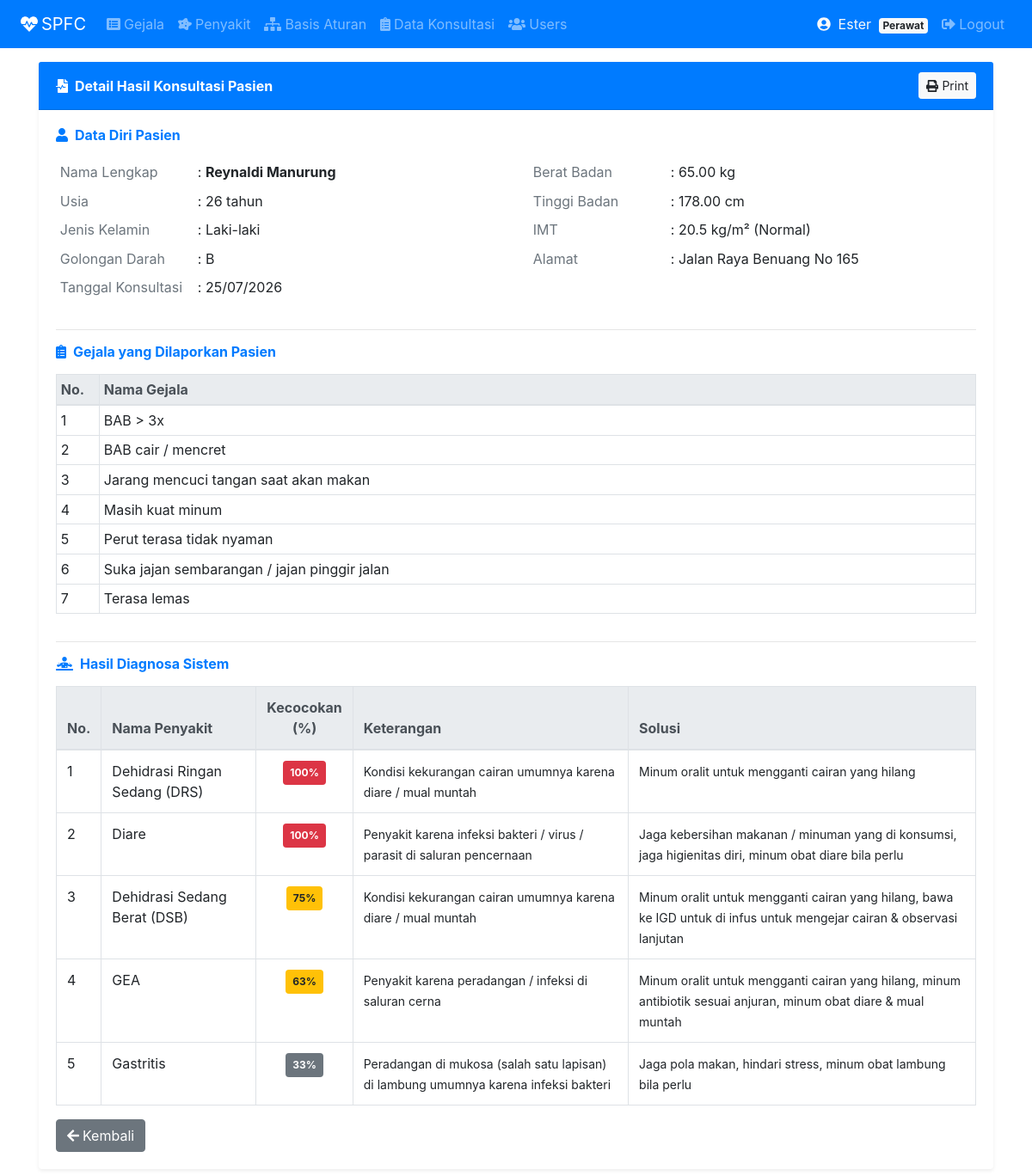
/index.php?page=konsultasiadm&action=detail&id=7 (signed in), run on the app's committed database.
### tables this page shows
CREATE TABLE `konsultasi` (
  `idkonsultasi` int(11) NOT NULL,
  `idusers` int(11) NOT NULL DEFAULT 0,
  `tanggal` date NOT NULL,
  `usia` int(3) NOT NULL DEFAULT 0,
  `jenis_kelamin` varchar(1) NOT NULL DEFAULT '',
  `alamat` varchar(200) NOT NULL DEFAULT '',
  `berat_badan` decimal(5,2) NOT NULL DEFAULT 0.00,
  `tinggi_badan` decimal(5,2) NOT NULL DEFAULT 0.00,
  `golongan_darah` varchar(3) NOT NULL DEFAULT ''
);

CREATE TABLE `pasien` (
  `idpasien` int(11) NOT NULL,
  `idusers` int(11) NOT NULL,
  `nama_lengkap` varchar(100) NOT NULL,
  `tanggal_lahir` date DEFAULT NULL,
  `jenis_kelamin` enum('L','P') DEFAULT NULL,
  `golongan_darah` varchar(3) DEFAULT NULL,
  `alamat` varchar(200) DEFAULT NULL,
  `created_at` timestamp NOT NULL DEFAULT current_timestamp()
);

CREATE TABLE `detail_konsultasi` (
  `idkonsultasi` int(11) NOT NULL,
  `idgejala` int(11) NOT NULL
);

CREATE TABLE `gejala` (
  `idgejala` int(11) NOT NULL,
  `nmgejala` varchar(200) NOT NULL
);

### detail_konsultasiadm.php (the view, shortened to what this page needs)
<?php
$idkonsultasi = intval($_GET['id']);
$sql    = "SELECT konsultasi.*, pasien.nama_lengkap AS nama
           FROM konsultasi
           INNER JOIN pasien ON konsultasi.idusers = pasien.idusers
           WHERE idkonsultasi='$idkonsultasi'";
$result = $conn->query($sql);
$row    = $result->fetch_assoc();
$imt = null;
$imt_kategori = '';
if(!empty($row['berat_badan']) && !empty($row['tinggi_badan']) && $row['tinggi_badan'] > 0){
    $tb_m = $row['tinggi_badan'] / 100;
    $imt  = round($row['berat_badan'] / ($tb_m * $tb_m), 1);
    if($imt < 18.5)      $imt_kategori = 'Berat Badan Kurang';
    elseif($imt < 25.0)  $imt_kategori = 'Normal';
    elseif($imt < 30.0)  $imt_kategori = 'Kelebihan Berat Badan';
    else                 $imt_kategori = 'Obesitas';
}
?>
<div class="row">
    <div class="col-sm-12">
        <div class="card border-0 shadow-sm">
            <div class="card-header bg-primary text-white d-flex justify-content-between align-items-center no-print">
                <strong><i class="fas fa-file-medical-alt mr-2"></i>Detail Hasil Konsultasi Pasien</strong>
                <button type="button" class="btn btn-light btn-sm" onclick="window.print()">
                    <i class="fas fa-print mr-1"></i>Print
                </button>
            </div>
            <div class="card-body">
                <h6 class="font-weight-bold text-primary mb-3">
                    <i class="fas fa-user mr-2"></i>Data Diri Pasien
                </h6>
                <div class="row">
                    <div class="col-md-6">
                        <div class="table-responsive">
                        <table class="table table-sm table-borderless">
                            <tr>
                                <td width="160px" class="text-muted">Nama Lengkap</td>
                                <td>: <strong><?php echo htmlspecialchars($row['nama']); ?></strong></td>
                            </tr>
                            <tr>
                                <td class="text-muted">Usia</td>
                                <td>: <?php echo isset($row['usia']) ? $row['usia'] : '-'; ?> tahun</td>
                            </tr>
                            <tr>
                                <td class="text-muted">Jenis Kelamin</td>
                                <td>: <?php echo $row['jenis_kelamin'] == 'L' ? 'Laki-laki' : ($row['jenis_kelamin'] == 'P' ? 'Perempuan' : '-'); ?></td>
                            </tr>
                            <tr>
                                <td class="text-muted">Golongan Darah</td>
                                <td>: <?php echo !empty($row['golongan_darah']) ? $row['golongan_darah'] : '-'; ?></td>
                            </tr>
                            <tr>
                                <td class="text-muted">Tanggal Konsultasi</td>
                                <td>: <?php echo date('d/m/Y', strtotime($row['tanggal'])); ?></td>
                            </tr>
                        </table>
                        </div>
                    </div>
                    <div class="col-md-6">
                        <div class="table-responsive">
                        <table class="table table-sm table-borderless">
                            <tr>
                                <td width="160px" class="text-muted">Berat Badan</td>
                                <td>: <?php echo !empty($row['berat_badan']) ? $row['berat_badan'] . ' kg' : '-'; ?></td>
                            </tr>
                            <tr>
                                <td class="text-muted">Tinggi Badan</td>
                                <td>: <?php echo !empty($row['tinggi_badan']) ? $row['tinggi_badan'] . ' cm' : '-'; ?></td>
                            </tr>
                            <tr>
                                <td class="text-muted">IMT</td>
                                <td>: <?php echo $imt ? $imt . ' kg/m² (' . $imt_kategori . ')' : '-'; ?></td>
                            </tr>
                            <tr>
                                <td class="text-muted">Alamat</td>
                                <td>: <?php echo !empty($row['alamat']) ? htmlspecialchars($row['alamat']) : '-'; ?></td>
                            </tr>
                        </table>
                        </div>
                    </div>
                </div>
                <hr>
                <h6 class="font-weight-bold text-primary mb-3">
                    <i class="fas fa-clipboard-list mr-2"></i>Gejala yang Dilaporkan Pasien
                </h6>
                <div class="table-responsive">
                <table class="table table-bordered table-sm">
                    <thead class="thead-light">
                        <tr>
                            <th width="50px">No.</th>
                            <th>Nama Gejala</th>
                        </tr>
                    </thead>
                    <tbody>
                        <?php
                            $no  = 1;
                            $sql = "SELECT detail_konsultasi.idgejala, gejala.nmgejala
                                    FROM detail_konsultasi INNER JOIN gejala
                                    ON detail_konsultasi.idgejala = gejala.idgejala
                                    WHERE idkonsultasi='$idkonsultasi'";
                            $result = $conn->query($sql);
                            while($row2 = $result->fetch_assoc()){
                        ?>
                        <tr>
                            <td><?php echo $no++; ?></td>
                            <td><?php echo htmlspecialchars($row2['nmgejala']); ?></td>
                        </tr>
                        <?php } ?>
                    </tbody>
                </table>
                </div>
                <hr>
                <h6 class="font-weight-bold text-primary mb-3">
                    <i class="fas fa-diagnoses mr-2"></i>Hasil Diagnosa Sistem
                </h6>
                <?php
                    $sql = "SELECT detail_penyakit.idpenyakit, penyakit.nmpenyakit,
                                   penyakit.keterangan, penyakit.solusi, detail_penyakit.persentase,
                                   (SELECT COUNT(dba.idgejala)
                                    FROM basis_aturan ba
                                    INNER JOIN detail_basis_aturan dba ON ba.idaturan = dba.idaturan
                                    WHERE ba.idpenyakit = detail_penyakit.idpenyakit) AS jml_gejala_aturan
                            FROM detail_penyakit INNER JOIN penyakit
                            ON detail_penyakit.idpenyakit = penyakit.idpenyakit
                            WHERE idkonsultasi='$idkonsultasi'
                            ORDER BY persentase DESC, jml_gejala_aturan DESC, penyakit.nmpenyakit ASC";
                    $result = $conn->query($sql);
                    if($result->num_rows == 0):
                ?>
                    <div class="alert alert-info">
                        <i class="fas fa-info-circle mr-2"></i>
                        Tidak ada penyakit yang terdeteksi dari konsultasi ini.
                    </div>
                <?php else: ?>
                    <div class="table-responsive">
                    <table class="table table-bordered">
                        <thead class="thead-light">
                            <tr>
                                <th width="50px">No.</th>
                                <th width="180px">Nama Penyakit</th>
                                <th width="110px" class="text-center">Kecocokan (%)</th>
                                <th>Keterangan</th>
                                <th>Solusi</th>
                            </tr>
                        </thead>
                        <tbody>
                            <?php
                                $no = 1;
                                while($row3 = $result->fetch_assoc()){
                                    $persen = $row3['persentase'];
                                    $badgeClass = $persen >= 80 ? 'danger' : ($persen >= 50 ? 'warning' : 'secondary');
                            ?>
                            <tr>
                                <td><?php echo $no++; ?></td>
                                <td><?php echo htmlspecialchars($row3['nmpenyakit']); ?></td>
                                <td class="text-center">
                                    <span class="badge badge-<?php echo $badgeClass; ?> p-2">
                                        <?php echo $persen; ?>%
                                    </span>
                                </td>
                                <td><small><?php echo htmlspecialchars($row3['keterangan']); ?></small></td>
                                <td><small><?php echo htmlspecialchars($row3['solusi']); ?></small></td>
                            </tr>
                            <?php } ?>
                        </tbody>
                    </table>
                    </div>
                <?php endif; ?>
                <a class="btn btn-secondary no-print" href="?page=konsultasiadm">
                    <i class="fas fa-arrow-left mr-1"></i>Kembali
                </a>
            </div>
        </div>
    </div>
</div>

### assets/css/all.css (style rules this page uses)
.fa-arrow-left:before { content:"\f060" }
.fa-clipboard-list:before { content:"\f46d" }
.fa-diagnoses:before { content:"\f470" }
.fa-file-medical-alt:before { content:"\f478" }
.fa-print:before { content:"\f02f" }
.fa-user:before { content:"\f007" }

### assets/css/mobile-fixes.css (style rules this page uses)
.table-responsive { -webkit-overflow-scrolling: touch; }

### data on the page
konsultasi: pasien.nama_lengkap "Reynaldi Manurung", usia "26", golongan_darah "B", tanggal "25/07/2026", berat_badan "65.00", tinggi_badan "178.00", imt "20.5", imt_kategori "Normal", alamat "Jalan Raya Benuang No 165"
detail_konsultasi: idgejala.nmgejala "BAB > 3x"
detail_konsultasi: idgejala.nmgejala "BAB cair / mencret"
detail_konsultasi: idgejala.nmgejala "Jarang mencuci tangan saat akan makan"
detail_konsultasi: idgejala.nmgejala "Masih kuat minum"
detail_konsultasi: idgejala.nmgejala "Perut terasa tidak nyaman"
detail_konsultasi: idgejala.nmgejala "Suka jajan sembarangan / jajan pinggir jalan"
detail_konsultasi: idgejala.nmgejala "Terasa lemas"

### other printed values
$_SESSION['username'] "Ester"
$_SESSION['role'] "Perawat"
$row3['nmpenyakit'] "Dehidrasi Ringan Sedang (DRS)"
$persen "100"
$row3['keterangan'] "Kondisi kekurangan cairan umumnya karena diare / mual muntah"
$row3['solusi'] "Minum oralit untuk mengganti cairan yang hilang"
$row3['nmpenyakit'] "Diare"
$row3['keterangan'] "Penyakit karena infeksi bakteri / virus / parasit di saluran pencernaan"
$row3['solusi'] "Jaga kebersihan makanan / minuman yang di konsumsi, jaga higienitas diri, minum obat diare bila perlu"
$row3['nmpenyakit'] "Dehidrasi Sedang Berat (DSB)"
$persen "75"
$row3['solusi'] "Minum oralit untuk mengganti cairan yang hilang, bawa ke IGD untuk di infus untuk mengejar cairan & observasi lanjutan"
$row3['nmpenyakit'] "GEA"
$persen "63"
$row3['keterangan'] "Penyakit karena peradangan / infeksi di saluran cerna"
